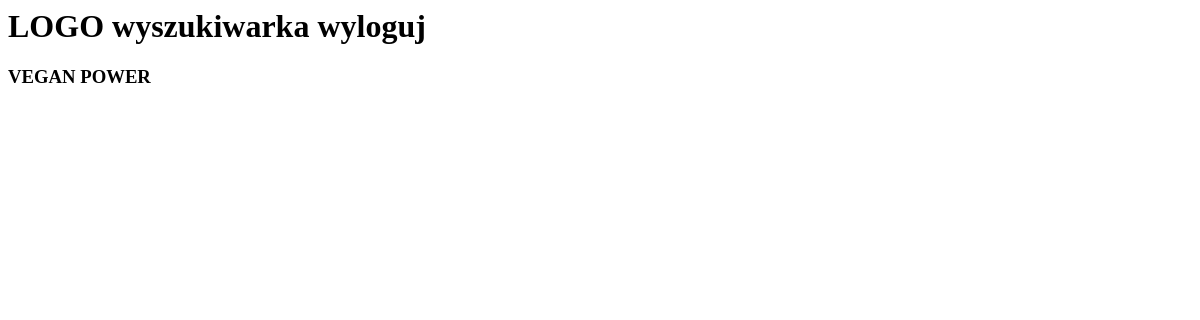
/, run on an earlier commit of the app's database.
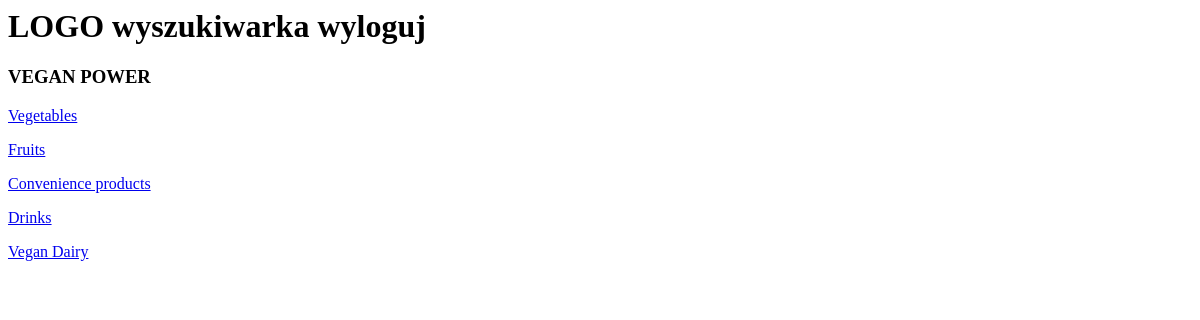
And on a later commit of the database.
### Products/models.py (models this page shows, shortened)
class Category(models.Model):
    name = models.CharField(max_length=25)
    class Meta:
        verbose_name = "Category"
        verbose_name_plural = "Categories"

### Products/views.py (the view)
# urls.py: path('', index),
def index(request):
    categories = Category.objects.all()
    data = {'categories' : categories}
    return render(request, 'szablon.html', data)

### Products/templates/szablon.html
    <h1>LOGO    wyszukiwarka            wyloguj         </h1>
    <h3>VEGAN POWER            </h3>
    {% for cat in categories %}
    <p><a href = "category/{{cat.id}}" > {{ cat.name }}  </a></p>
    {% endfor %}

What changed in the data, as far as the page shows it:
added Category: name "Vegetables"
added Category: name "Fruits"
added Category: name "Convenience products"
added Category: name "Drinks"
added Category: name "Vegan Dairy"
